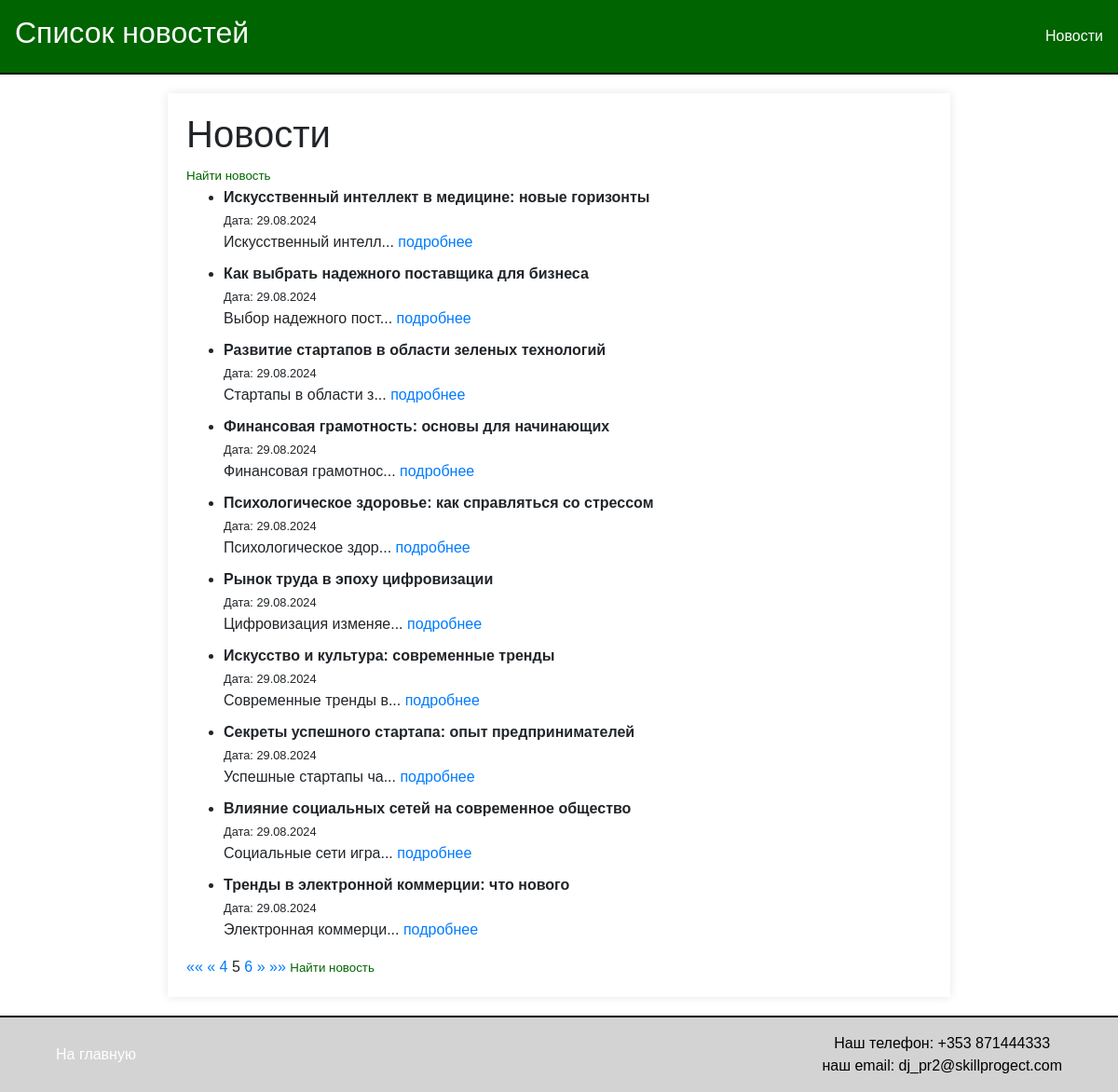
Page /news/?page=5 on the committed database.
### news/models.py (models this page shows)
class Article(models.Model):
    title = models.CharField(max_length=200)
    content = models.TextField()
    publication_date = models.DateField()
    author = models.CharField(max_length=100)
    type = models.BooleanField()  # Новое поле с типом Boolean которое показывает что это статья type=False

### news/views.py (the view)
# urls.py: path('news/', views.article_list, name='article_list'),
def article_list(request):
    articles = Article.objects.all().order_by('-publication_date')
    paginator = Paginator(articles, 10)
    page_number = request.GET.get('page')
    try:
        page_obj = paginator.get_page(page_number)
    except PageNotAnInteger:
        page_obj = paginator.get_page(1)
    except EmptyPage:
        page_obj = paginator.get_page(paginator.num_pages)
    return render(request, 'news/article_list.html', {'page_obj': page_obj})

### news/templatetags/censor_filters.py (called while the page is built)
@register.filter
def censor(value):
    if not isinstance(value, str):
        raise ValueError('Filter can only be applied to strings')
    def replace_word(match):
        word = match.group()
        if word.lower() in PROHIBITED_WORDS:
            return word[0] + '*' * (len(word) - 1)
        return word
    pattern = r'\b(?:' + '|'.join(re.escape(word) for word in PROHIBITED_WORDS) + r')\b'
    censored_text = re.sub(pattern, replace_word, value, flags=re.IGNORECASE)
    return censored_text

### news/templates/news/article_list.html (shortened to what this page needs)
{% extends 'news/default.html' %}
{% load censor_filters %}
{% block header %}Список новостей{% endblock %}
{% block content %}
    <h1>Новости </h1>
    <a href="{% url 'article_search' %}" style="font-size: smaller; color: darkgreen;">Найти новость</a>
    <ul>
        {% for article in page_obj %}
            <li style="margin-bottom: 10px;">
                <strong>{{ article.title|censor }}</strong> <br>
                <small>Дата: {{ article.publication_date|date:"d.m.Y" }}</small> <br>
                {{ article.content|slice:":20" }}...
                <a href="{% url 'article_detail' article.id %}">подробнее</a>
            </li>
        {% empty %}
            <p>Новостей пока нет.</p>
        {% endfor %}
    </ul>
    <div class="pagination">
        <span class="step-links">
            {% if page_obj.has_previous %}
                <a href="?page=1" title="Первая страница">&laquo;&laquo;</a>
                <a href="?page={{ page_obj.previous_page_number }}" title="Предыдущая страница">&laquo;</a>
            {% else %}
                <span class="disabled">&laquo;&laquo;</span>
                <span class="disabled">&laquo;</span>
            {% endif %}
            {% for num in page_obj.paginator.page_range %}
                {% if num == page_obj.number %}
                    <span class="current">{{ num }}</span>
                {% elif num > page_obj.number|add:"-2" and num < page_obj.number|add:"2" %}
                    <a href="?page={{ num }}" title="Страница {{ num }}">{{ num }}</a>
                {% endif %}
            {% endfor %}
            {% if page_obj.has_next %}
                <a href="?page={{ page_obj.next_page_number }}" title="Следующая страница">&raquo;</a>
                <a href="?page={{ page_obj.paginator.num_pages }}" title="Последняя страница">&raquo;&raquo;</a>
                <a href="{% url 'article_search' %}" style="font-size: smaller; color: darkgreen;">Найти новость</a>
            {% else %}
                <span class="disabled">&raquo;</span>
                <span class="disabled">&raquo;&raquo;</span>
            {% endif %}
        </span>
    </div>
{% endblock %}

### news/templates/news/default.html (style rules this page uses)
body { font-family: Arial, sans-serif; margin: 0; padding: 0; box-sizing: border-box; }

### rows in the picture
Article: title|censor "Искусственный интеллект в медицине: новые горизонты", publication_date "29.08.2024", content "Искусственный интелл"
Article: title|censor "Как выбрать надежного поставщика для бизнеса", publication_date "29.08.2024", content "Выбор надежного пост"
Article: title|censor "Развитие стартапов в области зеленых технологий", publication_date "29.08.2024", content "Стартапы в области з"
Article: title|censor "Финансовая грамотность: основы для начинающих", publication_date "29.08.2024", content "Финансовая грамотнос"
Article: title|censor "Психологическое здоровье: как справляться со стрессом", publication_date "29.08.2024", content "Психологическое здор"
Article: title|censor "Рынок труда в эпоху цифровизации", publication_date "29.08.2024", content "Цифровизация изменяе"
Article: title|censor "Искусство и культура: современные тренды", publication_date "29.08.2024", content "Современные тренды в"
Article: title|censor "Секреты успешного стартапа: опыт предпринимателей", publication_date "29.08.2024", content "Успешные стартапы ча"
Article: title|censor "Влияние социальных сетей на современное общество", publication_date "29.08.2024", content "Социальные сети игра"
Article: title|censor "Тренды в электронной коммерции: что нового", publication_date "29.08.2024", content "Электронная коммерци"

### other values in the picture
{{ num }} "4" "6"
{{ num }} "5"
